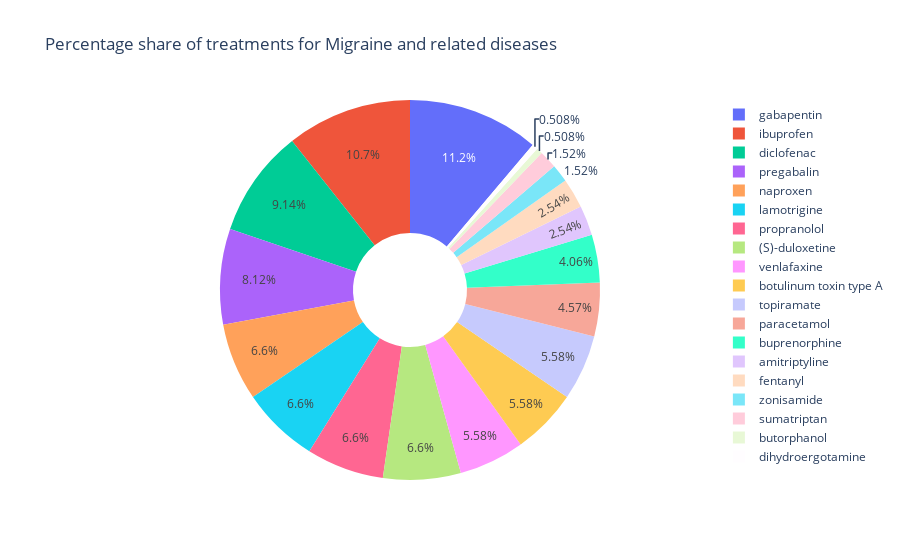

Notebook code for this chart:
### Code cell
pie_plot()

### Figure 1 — Plotly figure (JSON) as saved in the notebook; plotly's stock layout.template omitted (floating-point values rounded to 4 significant figures)
{"data": [{"hole": 0.3, "labels": ["gabapentin", "ibuprofen", "diclofenac", "pregabalin", "naproxen", "lamotrigine", "propranolol", "(S)-duloxetine", "venlafaxine", "botulinum toxin type A", "topiramate", "paracetamol", "buprenorphine", "amitriptyline", "fentanyl", "zonisamide", "sumatriptan", "butorphanol", "dihydroergotamine"], "type": "pie", "values": [22, 21, 18, 16, 13, 13, 13, 13, 11, 11, 11, 9, 8, 5, 5, 3, 3, 1, 1]}], "layout": {"title": {"text": "Percentage share of treatments for Migraine and related diseases"}}}
